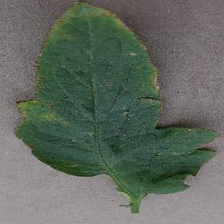
#> input picture tomato_dataset/dataset/test/bacterial_spot/3f987350d54af8cb_13a0b443_c0b3_45fe_a22d_965a87a9b45e_gcrec_bact_sp_3108.jpg, 224 x 224 px; its folder holds only this picture in this run
$ python -i find_no_transform.py   (imports and definitions only)
#> lines starting #> are read from the running program, lines starting #| are printed output that depends on the picture
import os
import numpy as np
from matplotlib.image import imread
from scipy.ndimage import zoom
from collections import defaultdict
from skimage.metrics import structural_similarity as ssim
import hashlib
import multiprocessing as mp
import concurrent.futures
from threading import Lock
import time
import csv
from datetime import datetime

# Intentar importar bibliotecas para GPU
# [9 lines not run here, left out]

# Configuración de rendimiento
NUM_WORKERS = min(mp.cpu_count(), 10)  # Limitar workers para evitar sobrecarga
BATCH_SIZE = 200  # 🧪 EXPERIMENTO: Batch muy grande
HASH_CACHE = {}  # Cache global para hashes
CACHE_LOCK = Lock()

# [4 lines not run here, left out]

# Directorio a analizar para transformaciones
target_dir = "/home/xxxx/share/VIU/14tfm/06_actividad/tomato_dataset/test1"

# Extraer el nombre del directorio para el informe
dir_name = os.path.basename(target_dir)


# [45 lines left out: function compute_dhash_fast, not called in this run]


def compute_phash_fast(img, hash_size=8):
    """Versión optimizada de phash usando GPU si está disponible."""
    if img.ndim == 3:
        gray = np.mean(img, axis=-1)
    else:
        gray = img

    if GPU_AVAILABLE:
        try:
            # Usar GPU para DCT
            gray_gpu = cp.asarray(gray)
            h, w = gray_gpu.shape
            resized = cp.ndimage.zoom(gray_gpu, (hash_size / h, hash_size / w), order=1)

            # DCT usando FFT en GPU
            dct = cp.fft.fft2(resized)
            dct_low = dct[: hash_size // 2, : hash_size // 2]

            # Mediana en GPU
            median = cp.median(cp.real(dct_low))

            # Hash binario
            hash_bits = cp.asnumpy(cp.real(dct_low).flatten() > median)

        except Exception:
            # Fallback a CPU
            h, w = gray.shape
            resized = zoom(gray, (hash_size / h, hash_size / w))
            dct = np.fft.fft2(resized)
            dct_low = dct[: hash_size // 2, : hash_size // 2]
            median = np.median(np.real(dct_low))
            hash_bits = np.real(dct_low).flatten() > median
    else:
        # Versión CPU
        h, w = gray.shape
        resized = zoom(gray, (hash_size / h, hash_size / w))
        dct = np.fft.fft2(resized)
        dct_low = dct[: hash_size // 2, : hash_size // 2]
        median = np.median(np.real(dct_low))
        hash_bits = np.real(dct_low).flatten() > median

    # Convertir a entero
    hash_val = 0
    for b in hash_bits:
        hash_val = (hash_val << 1) | (1 if b else 0)

    return hash_val


# [7 lines left out: function compute_file_hash, not called in this run]


def hamming_distance(hash1, hash2):
    """Calcula la distancia de Hamming entre dos hashes."""
    return bin(hash1 ^ hash2).count("1")


# [129 lines left out: functions normalize_image_fast, compute_image_stats_fast, verify_match_robust_fast, not called in this run]


# Transformaciones básicas
transforms = {
    "identity": lambda x: x,
    "mirror_horizontal": np.fliplr,
    "mirror_vertical": np.flipud,
    "rotate_90": lambda x: np.rot90(x, 1),
    "rotate_180": lambda x: np.rot90(x, 2),
    "rotate_270": lambda x: np.rot90(x, 3),
}


# [527 lines left out: functions load_image_safe, process_image_hashes, preload_batch_images, process_batch_verification, find_transformations_in_directory, generate_report and 3 more, not called in this run]


# [27 lines not run here, left out]

>>> import cv2
>>> picture = cv2.imread('../../tomato_dataset/dataset/test/bacterial_spot/3f987350d54af8cb_13a0b443_c0b3_45fe_a22d_965a87a9b45e_gcrec_bact_sp_3108.jpg', cv2.IMREAD_GRAYSCALE)
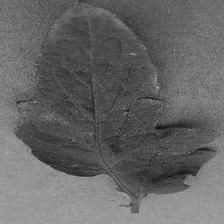
#> picture: shape (224, 224); min 14, max 170, mean 101.7
>>> result = compute_phash_fast(picture)
#> (the run stopped early here; a loop or call above may not have finished)

$ run again, on tomato_dataset/dataset/test/bacterial_spot/4d9ce545c751b4dd_a6d6640b_c086_44f5_a53f_8cb59f72a7b4_gcrec_bact_sp_5886.jpg
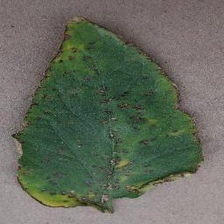
#> input picture tomato_dataset/dataset/test/bacterial_spot/4d9ce545c751b4dd_a6d6640b_c086_44f5_a53f_8cb59f72a7b4_gcrec_bact_sp_5886.jpg, 224 x 224 px
#> `picture = cv2.imread('../../tomato_dataset/dataset/test/bacterial_spot..`:
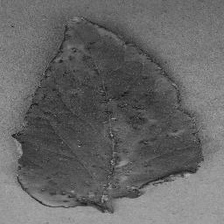
#> picture: shape (224, 224); min 18, max 180, mean 102

$ run again, on tomato_dataset/dataset/test/bacterial_spot/5090aec815116272_6e8aef28_b9c4_4270_aa79_ca882d3b038e_uf_grc_bs_lab_leaf_9247.jpg
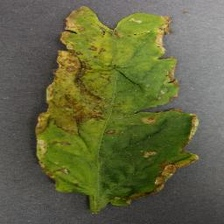
#> input picture tomato_dataset/dataset/test/bacterial_spot/5090aec815116272_6e8aef28_b9c4_4270_aa79_ca882d3b038e_uf_grc_bs_lab_leaf_9247.jpg, 224 x 224 px
#> `picture = cv2.imread('../../tomato_dataset/dataset/test/bacterial_spot..`:
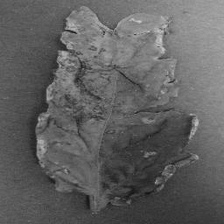
#> picture: shape (224, 224); min 17, max 207, mean 96.5

$ run again, on tomato_dataset/dataset/test/bacterial_spot/509fcba9727f69d6_bs_8.jpg
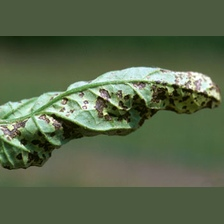
#> input picture tomato_dataset/dataset/test/bacterial_spot/509fcba9727f69d6_bs_8.jpg, 224 x 224 px
#> `picture = cv2.imread('../../tomato_dataset/dataset/test/bacterial_spot..`:
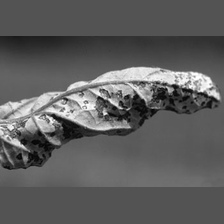
#> picture: shape (224, 224); min 3, max 255, mean 94
